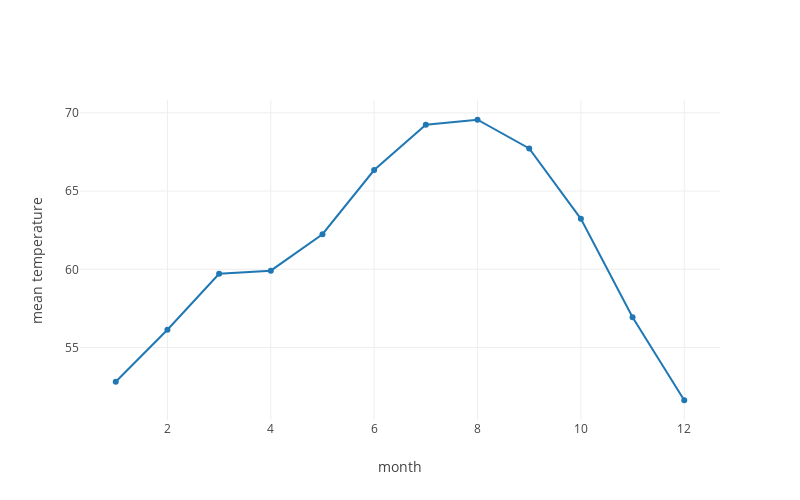

Here is the notebook cell this chart was saved with:
### Code cell
# weather.groupby('month').mean()['mean_temperature_f'][0:20].plot(kind='line',style='r',figsize=(15,5));
data = [
    go.Scatter(
        x=list(weather.groupby('month').mean()['mean_temperature_f'].index),
        y=list(weather.groupby('month').mean()['mean_temperature_f'])
    )
]
layout = go.Layout(
    yaxis=dict(title='mean temperature'),
    xaxis=dict(title='month'),
    autosize=False,width=800,height=500,
)
fig = go.Figure(data=data, layout=layout)
iplot(fig,show_link=False)

### Figure 1 — Plotly figure (JSON) as saved in the notebook; plotly's stock layout.template omitted (floating-point values rounded to 4 significant figures)
{"data": [{"type": "scatter", "x": [1, 2, 3, 4, 5, 6, 7, 8, 9, 10, 11, 12], "y": [52.81, 56.14, 59.72, 59.91, 62.24, 66.35, 69.24, 69.56, 67.73, 63.23, 56.94, 51.63]}], "layout": {"autosize": false, "height": 500, "width": 800, "xaxis": {"title": "month"}, "yaxis": {"title": "mean temperature"}}}
